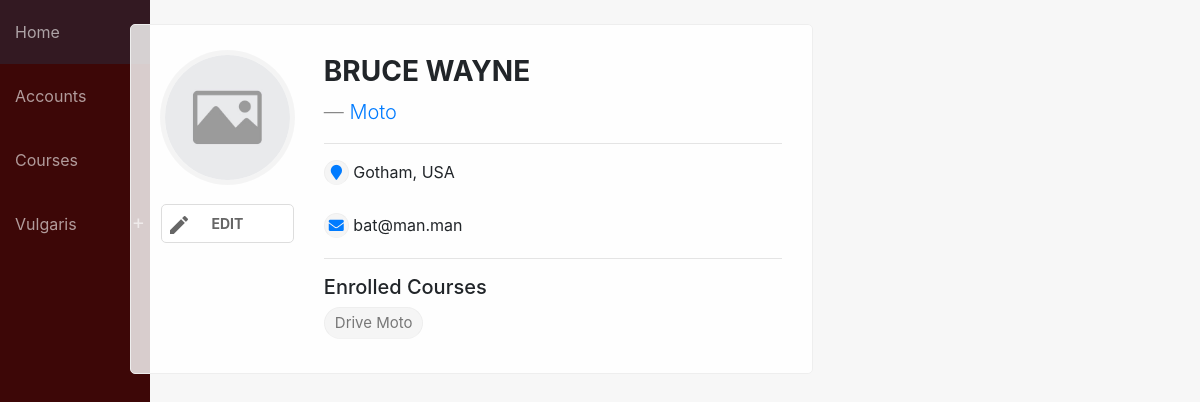
The app's page /profile/2 (signed in) with its own data.
### drive/models.py (models this page shows, shortened)
class Student(models.Model):
    user = models.OneToOneField(User, on_delete=models.CASCADE, null=True)
    first_name = models.CharField(max_length=100, null=True)
    last_name = models.CharField(max_length=100, null=True)
    email = models.EmailField(max_length=100, null=True)
    permit = models.ForeignKey(Permit, on_delete=models.SET_NULL, null=True)
    country = models.ForeignKey(State, on_delete=models.SET_NULL, null=True)
    city = models.CharField(max_length=100, null=True)
    course = models.ManyToManyField(Course, related_name='course', blank=True)
    course_instructor = models.ManyToManyField(Course, related_name='course_instructor', blank=True)

class Permit(models.Model):
    name = models.CharField(max_length=150)
    summary = models.TextField(null=True, blank=True)
    def __str__(self):
        return self.name

class State(models.Model):
    name = models.CharField(max_length=100)
    def __str__(self):
        return self.name

class Course(models.Model):
    name = models.CharField(max_length=200)
    summary = models.TextField(max_length=600, null=True, blank=True)
    permit = models.ForeignKey(Permit, on_delete=models.CASCADE)
    start_date = models.DateField()
    end_date = models.DateField()
    cost = models.IntegerField(null=True, default=0)
    obligative = models.BooleanField(default=True)
    def __str__(self):
        return self.name

### drive/views.py (the view)
# urls.py: path('profile/<int:pk>', views.student_detail, name='student_detail'),
def student_detail(request, pk):
    student = Student.objects.get(pk=pk)
    success = Grade.objects.filter(student=student.user).order_by('-grade')
    details = Grade.objects.filter(student=student.user, grade__gt=4).aggregate(Avg('grade'), Max('grade'),
                                                                                Min('grade'))
    if request.user.is_authenticated:
        return render(
            request, 'student_profile.html', {'student': student, 'success': success, 'details': details},
        )
    else:
        return redirect('login')

### drive/templates/student_profile.html (shortened to what this page needs)
{% extends 'base_generic.html' %}
{% block content %}
<div class="container">
    <div class="row">
        <div class="col-md-8">
            <div class="no-shade card-box">
                <div class="row">
                    <div class="col-md-3 col-xs-12 text-center">
                        <div class="thumb img-round">
                            <img src="../static/uploads/{% if student.picture %}{{ student.picture }} {% else %}no-img.png {% endif %}"/>
                        </div>
                        {% if user.is_authenticated %}
                        {% if user.student.pk == student.pk or user.is_superuser %}
                        <div class="text-left">
                            <br/>
                            <a class="btn btn-primary" href="{% url 'user_edit' pk=student.pk %}"
                               style="display: block"><i
                                    class="material-icons">edit</i>Edit</a><br/>
                        </div>
                        {% endif %}
                        {% endif %}
                    </div>
                    <div class="col-md-9 col-xs-12">
                        <h3>{{ student.first_name }} {{ student.last_name }}</h3>
                        <small class="faded lead">
                            {{ student.get_level_display }} &mdash;
                            <a class="text-primary" href="{% url 'permit_single' pk=student.permit.pk %}">{{ student.permit }}</a>
                        </small>
                        <hr/>
                        <div><span class="sm-label label text-primary"><i class="fas fa-map-marker"></i></span>
                            {{ student.city }}, {{ student.country }}
                        </div>
                        <br/>
                        <div><span class="sm-label label text-primary"><i class="fas fa-envelope"></i></span>
                            {{ student.email }}
                        </div>
                        <hr/>
                        <h5>Enrolled Courses</h5>
                        {% if student.course.all %}
                            {% for course in student.course.all %}
                            <a class="label" href="{% url 'course_detail' pk=course.pk %}" title="{{ course.summary }}">
                                {{ course }}</a>
                            {% endfor %}
                        {% else %}
                        <b class="text-danger">No courses</b>
                        {% endif %}
                    </div>
                </div>
            </div>
        </div>
    </div>
</div>
{% endblock %}

### drive/templates/base_generic.html (shortened to what this page needs)
{% load static %}
<html>
<head>
    <link rel="stylesheet" href="https://use.fontawesome.com/releases/v5.0.12/css/all.css">
    <link rel="stylesheet" href="{% static 'css/bootstrap.min.css' %}">
    <link rel="stylesheet" href="{% static 'css/main.css' %}">
    <link rel="stylesheet" href="{% static 'fonts/fontawesome-all.min.css' %}">
</head>
<body>
    <div class="wrapper">
        <div class="container-fluid">
            <div class="row">
                <div class="no-padding col-md-1 col-sm-4">
                    <header>
                        <nav>
                            {% url 'home' as hom %} {% url 'students' as acc %} {% url 'permits' as prog %} {% url 'login' as log %} {% url 'student_detail' pk=user.student.pk as sd %}
                            <a href="{% url 'home' %}" {% if request.path == hom %} class="active" {% endif %}>Home</a>
                            <a href="{% url 'students' %}" {% if request.path == acc %} class="active" {% endif %}>Accounts</a>
                            <a href="{% url 'permits' %}" {% if request.path == prog %} class="active" {% endif %}>Courses</a>
                            <div>
                                {% if not user.is_authenticated %}
                                <a href="{% url 'login' %}" {% if request.path == log %} class="active" {% endif %}>Login</a> {% else %}
                                <div class="dd">
                                    <a {% if request.path == sd %} class="active" {% endif %}>{{ user.student.first_name }}</a>
                                </div>
                                {% endif %}
                            </div>
                        </nav>
                    </header>
                </div>
                <div class="col-md-11 col-sm-8">
                    <br>
                    {% block content %} {% endblock %}
                </div>
            </div>
        </div>
    </div>
</body>
</html>

### drive/static/css/main.css (style rules this page uses)
* { --main-color: #006992; }
body { display: flex; flex-direction: column; background-color: #f7f7f7; min-height: 100vh; }
.wrapper { flex: 1; }
.no-padding { padding: 0; }
nav { background-color: #3d0707; margin-bottom: 15px; border-bottom: 1px solid #eee; height: 100vh; position: fixed; min-width: 150px; }
nav a { display: block; padding: 20px 15px; color: rgba(255, 255, 255, .6); transition: 100ms ease; }
.dd::before, .minus::before { content: '+'; position: absolute; right: 0; font-size: 20px; margin-top: 15px; margin-right: 5px; }
.dd { position: relative; cursor: pointer; display: block; color: rgba(255, 255, 255, .6); }
.shadow-box, .card-box, .empty-box { padding: 30px; border-radius: 5px; margin-bottom: 10px; display: block; border: 1px solid #eee; position: relative; background-color: rgba(255, 255, 255, .8); position: relative; overflow: hidden; }
.no-shade h4, .no-shade h3 { font-weight: bold; text-transform: uppercase; }
.card-box li, .card-box .label { margin-bottom: 4px; font-size: 15px; border-bottom: 1px solid #f2f2f2; position: relative; transition: 150ms ease; }
.btn { border: none; text-transform: uppercase; font-size: normal; font-weight: bold; border-radius: 4px; position: relative; padding: 6px 20px; padding-left: 30px; }
.label { display: inline-flex; justify-content: center; align-items: center; border-radius: 50px; background-color: #f5f5f5; color: #777; padding: 4px 10px; border: 1px solid #eee; }
.btn-primary, .empty-box a.btn-primary, .empty-box button.btn-primary, input.btn-primary, .btn-third, .btn-danger { border-radius: 5px; background-color: #fff; border: 1px solid #ddd; color: #666; font-size: 14px; box-shadow: none; padding: 8px 30px; background: #fff; }
.img-round { width: 65px; height: 65px; overflow: hidden; display: inline-flex; justify-content: center; align-items: center; border-radius: 100px; box-shadow: 0px 0px 0px 5px rgba(0, 0, 0, 0.04); }
.img-round > img, .thumb > img { max-height: 110%; min-height: 100%; }
.thumb, .post-img, .single-post-img { width: 125px; height: 125px; overflow: hidden; display: inline-flex; justify-content: center; align-items: center; }
.faded { color: #888; }
.material-icons, .label .material-icons { position: absolute; left: 0; }
.btn .material-icons { left: 5; }
.sm-label { width: 25px; height: 25px; font-size: 12px; }

### records on screen
Student: first_name "BRUCE", last_name "WAYNE", permit "Moto", city "Gotham", country "USA", email "bat@man.man"
Course: name "Drive Moto"

### other values on screen
{{ user.student.first_name }} "Vulgaris"
